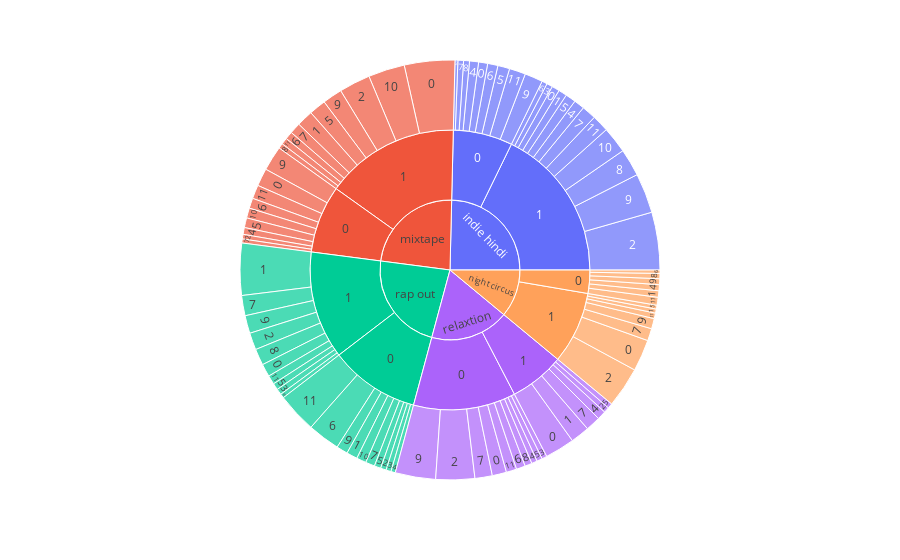

Notebook code cell kept with this figure:
### Code cell
fig = px.sunburst(play, path=['playlist', 'mode' , 'key' ], values='duration_m')
fig.show()

### Figure 1 — Plotly figure (JSON) as saved in the notebook; plotly's stock layout.template omitted (floating-point values rounded to 4 significant figures)
{"data": [{"branchvalues": "total", "domain": {"x": [0, 1], "y": [0, 1]}, "hovertemplate": "labels=%{label}<br>duration_m=%{value}<br>parent=%{parent}<br>id=%{id}<extra></extra>", "ids": ["indie hindi/0/0", "mixtape/0/0", "relaxtion/0/0", "indie hindi/1/0", "mixtape/1/0", "night circus/1/0", "rap out/1/0", "relaxtion/1/0", "night circus/0/1", "rap out/0/1", "indie hindi/1/1", "mixtape/1/1", "night circus/1/1", "rap out/1/1", "relaxtion/1/1", "indie hindi/0/2", "mixtape/0/2", "rap out/0/2", "relaxtion/0/2", "indie hindi/1/2", "mixtape/1/2", "night circus/1/2", "rap out/1/2", "relaxtion/1/2", "rap out/0/3", "relaxtion/0/3", "indie hindi/1/3", "rap out/1/3", "indie hindi/0/4", "mixtape/0/4", "night circus/0/4", "rap out/0/4", "relaxtion/0/4", "indie hindi/1/4", "relaxtion/1/4", "indie hindi/0/5", "mixtape/0/5", "rap out/0/5", "relaxtion/0/5", "indie hindi/1/5", "mixtape/1/5", "night circus/1/5", "rap out/1/5", "relaxtion/1/5", "indie hindi/0/6", "mixtape/0/6", "night circus/0/6", "rap out/0/6", "relaxtion/0/6", "indie hindi/1/6", "mixtape/1/6", "indie hindi/0/7", "mixtape/0/7", "rap out/0/7", "relaxtion/0/7", "indie hindi/1/7", "mixtape/1/7", "night circus/1/7", "rap out/1/7", "relaxtion/1/7", "indie hindi/0/8", "night circus/0/8", "relaxtion/0/8", "indie hindi/1/8", "mixtape/1/8", "rap out/1/8", "indie hindi/0/9", "mixtape/0/9", "night circus/0/9", "rap out/0/9", "relaxtion/0/9", "indie hindi/1/9", "mixtape/1/9", "night circus/1/9", "rap out/1/9", "mixtape/0/10", "rap out/0/10", "indie hindi/1/10", "mixtape/1/10", "rap out/1/10", "indie hindi/0/11", "mixtape/0/11", "night circus/0/11", "rap out/0/11", "relaxtion/0/11", "indie hindi/1/11", "mixtape/1/11", "night circus/1/11", "rap out/1/11", "indie hindi/0", "mixtape/0", "night circus/0", "rap out/0", "relaxtion/0", "indie hindi/1", "mixtape/1", "night circus/1", "rap out/1", "relaxtion/1", "indie hindi", "mixtape", "night circus", "rap out", "relaxtion"], "labels": ["0", "0", "0", "0", "0", "0", "0", "0", "1", "1", "1", "1", "1", "1", "1", "2", "2", "2", "2", "2", "2", "2", "2", "2", "3", "3", "3", "3", "4", "4", "4", "4", "4", "4", "4", "5", "5", "5", "5", "5", "5", "5", "5", "5", "6", "6", "6", "6", "6", "6", "6", "7", "7", "7", "7", "7", "7", "7", "7", "7", "8", "8", "8", "8", "8", "8", "9", "9", "9", "9", "9", "9", "9", "9", "9", "10", "10", "10", "10", "10", "11", "11", "11", "11", "11", "11", "11", "11", "11", "0", "0", "0", "0", "0", "1", "1", "1", "1", "1", "indie hindi", "mixtape", "night circus", "rap out", "relaxtion"], "name": "", "parents": ["indie hindi/0", "mixtape/0", "relaxtion/0", "indie hindi/1", "mixtape/1", "night circus/1", "rap out/1", "relaxtion/1", "night circus/0", "rap out/0", "indie hindi/1", "mixtape/1", "night circus/1", "rap out/1", "relaxtion/1", "indie hindi/0", "mixtape/0", "rap out/0", "relaxtion/0", "indie hindi/1", "mixtape/1", "night circus/1", "rap out/1", "relaxtion/1", "rap out/0", "relaxtion/0", "indie hindi/1", "rap out/1", "indie hindi/0", "mixtape/0", "night circus/0", "rap out/0", "relaxtion/0", "indie hindi/1", "relaxtion/1", "indie hindi/0", "mixtape/0", "rap out/0", "relaxtion/0", "indie hindi/1", "mixtape/1", "night circus/1", "rap out/1", "relaxtion/1", "indie hindi/0", "mixtape/0", "night circus/0", "rap out/0", "relaxtion/0", "indie hindi/1", "mixtape/1", "indie hindi/0", "mixtape/0", "rap out/0", "relaxtion/0", "indie hindi/1", "mixtape/1", "night circus/1", "rap out/1", "relaxtion/1", "indie hindi/0", "night circus/0", "relaxtion/0", "indie hindi/1", "mixtape/1", "rap out/1", "indie hindi/0", "mixtape/0", "night circus/0", "rap out/0", "relaxtion/0", "indie hindi/1", "mixtape/1", "night circus/1", "rap out/1", "mixtape/0", "rap out/0", "indie hindi/1", "mixtape/1", "rap out/1", "indie hindi/0", "mixtape/0", "night circus/0", "rap out/0", "relaxtion/0", "indie hindi/1", "mixtape/1", "night circus/1", "rap out/1", "indie hindi", "mixtape", "night circus", "rap out", "relaxtion", "indie hindi", "mixtape", "night circus", "rap out", "relaxtion", "", "", "", "", ""], "type": "sunburst", "values": [6.55, 12.85, 10.33, 5.58, 36.48, 22.93, 9.24, 21.46, 4.64, 7.93, 6.12, 11.87, 2.97, 37.61, 13.69, 2.09, 3.31, 4.04, 28.12, 41.71, 22.63, 29.29, 12.33, 3.95, 3.65, 3.69, 4.26, 4.26, 6.54, 4.92, 4.37, 3.18, 4.04, 7.64, 6.38, 8.56, 7.06, 4.74, 4, 7.52, 12.22, 2.76, 4.79, 3.67, 7.44, 7.36, 2.45, 23.44, 6.54, 3.89, 5.6, 4.06, 2.9, 6.64, 12.54, 10.32, 7.95, 8.85, 14.61, 10.69, 4.23, 3.77, 5.12, 19.84, 3.69, 11.84, 13.07, 17.88, 4.27, 8.19, 29.17, 28.79, 14.24, 7.45, 12.9, 7.2, 7.03, 19.12, 26.37, 3.03, 11.82, 9.91, 5.74, 28.9, 7.53, 12.25, 4.75, 4, 6.51, 64.36, 73.39, 25.24, 97.74, 111.1, 167.0, 145.8, 78.25, 117.1, 59.84, 231.4, 219.2, 103.5, 214.9, 170.9]}], "layout": {"legend": {"tracegroupgap": 0}, "margin": {"t": 60}}}
